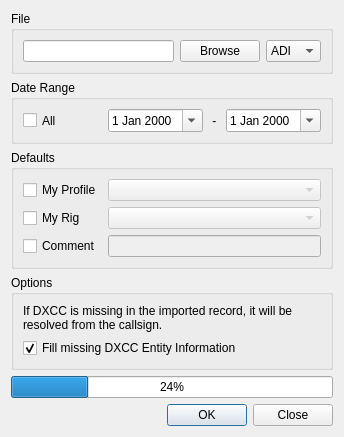
<?xml version="1.0" encoding="UTF-8"?>
<ui version="4.0">
 <class>ImportDialog</class>
 <widget class="QDialog" name="ImportDialog">
  <property name="windowTitle">
   <string>Import</string>
  </property>
  <property name="modal">
   <bool>true</bool>
  </property>
  <layout class="QVBoxLayout" name="verticalLayout_2">
   <item>
    <widget class="QGroupBox" name="groupBox_3">
     <property name="title">
      <string>File</string>
     </property>
     <layout class="QGridLayout" name="gridLayout_4">
      <item row="0" column="2">
       <widget class="QComboBox" name="typeSelect">
        <property name="sizePolicy">
         <sizepolicy hsizetype="Maximum" vsizetype="Fixed">
          <horstretch>0</horstretch>
          <verstretch>0</verstretch>
         </sizepolicy>
        </property>
        <item>
         <property name="text">
          <string notr="true">ADI</string>
         </property>
        </item>
        <item>
         <property name="text">
          <string>ADX</string>
         </property>
        </item>
       </widget>
      </item>
      <item row="0" column="0">
       <widget class="QLineEdit" name="fileEdit">
        <property name="focusPolicy">
         <enum>Qt::ClickFocus</enum>
        </property>
        <property name="readOnly">
         <bool>true</bool>
        </property>
       </widget>
      </item>
      <item row="0" column="1">
       <widget class="QPushButton" name="browseButton">
        <property name="text">
         <string>Browse</string>
        </property>
        <property name="icon">
         <iconset theme="folder-open">
          <normaloff>.</normaloff>.</iconset>
        </property>
       </widget>
      </item>
     </layout>
    </widget>
   </item>
   <item>
    <widget class="QGroupBox" name="groupBox">
     <property name="toolTip">
      <string/>
     </property>
     <property name="title">
      <string>Date Range</string>
     </property>
     <layout class="QHBoxLayout" name="horizontalLayout_2">
      <item>
       <widget class="QCheckBox" name="allCheckBox">
        <property name="sizePolicy">
         <sizepolicy hsizetype="Minimum" vsizetype="Expanding">
          <horstretch>0</horstretch>
          <verstretch>0</verstretch>
         </sizepolicy>
        </property>
        <property name="toolTip">
         <string>Import all or only QSOs from the given period</string>
        </property>
        <property name="text">
         <string>All</string>
        </property>
       </widget>
      </item>
      <item>
       <spacer name="horizontalSpacer">
        <property name="orientation">
         <enum>Qt::Horizontal</enum>
        </property>
        <property name="sizeHint" stdset="0">
         <size>
          <width>40</width>
          <height>20</height>
         </size>
        </property>
       </spacer>
      </item>
      <item>
       <widget class="QDateEdit" name="startDateEdit">
        <property name="sizePolicy">
         <sizepolicy hsizetype="Maximum" vsizetype="Fixed">
          <horstretch>0</horstretch>
          <verstretch>0</verstretch>
         </sizepolicy>
        </property>
        <property name="focusPolicy">
         <enum>Qt::ClickFocus</enum>
        </property>
        <property name="calendarPopup">
         <bool>true</bool>
        </property>
       </widget>
      </item>
      <item>
       <widget class="QLabel" name="endDateLabel">
        <property name="text">
         <string notr="true"> - </string>
        </property>
       </widget>
      </item>
      <item>
       <widget class="QDateEdit" name="endDateEdit">
        <property name="sizePolicy">
         <sizepolicy hsizetype="Maximum" vsizetype="Fixed">
          <horstretch>0</horstretch>
          <verstretch>0</verstretch>
         </sizepolicy>
        </property>
        <property name="focusPolicy">
         <enum>Qt::ClickFocus</enum>
        </property>
        <property name="calendarPopup">
         <bool>true</bool>
        </property>
       </widget>
      </item>
     </layout>
    </widget>
   </item>
   <item>
    <widget class="QGroupBox" name="groupBox_2">
     <property name="toolTip">
      <string>The value is used when an input record does not contain the ADIF value</string>
     </property>
     <property name="title">
      <string>Defaults</string>
     </property>
     <layout class="QFormLayout" name="formLayout">
      <item row="0" column="0">
       <widget class="QCheckBox" name="profileCheckBox">
        <property name="sizePolicy">
         <sizepolicy hsizetype="Minimum" vsizetype="Expanding">
          <horstretch>0</horstretch>
          <verstretch>0</verstretch>
         </sizepolicy>
        </property>
        <property name="text">
         <string>My Profile</string>
        </property>
        <property name="checked">
         <bool>false</bool>
        </property>
       </widget>
      </item>
      <item row="1" column="0">
       <widget class="QCheckBox" name="rigCheckBox">
        <property name="sizePolicy">
         <sizepolicy hsizetype="Minimum" vsizetype="Expanding">
          <horstretch>0</horstretch>
          <verstretch>0</verstretch>
         </sizepolicy>
        </property>
        <property name="text">
         <string>My Rig</string>
        </property>
       </widget>
      </item>
      <item row="1" column="1">
       <widget class="QComboBox" name="rigSelect">
        <property name="enabled">
         <bool>false</bool>
        </property>
        <property name="sizePolicy">
         <sizepolicy hsizetype="Expanding" vsizetype="Fixed">
          <horstretch>0</horstretch>
          <verstretch>0</verstretch>
         </sizepolicy>
        </property>
        <property name="toolTip">
         <string/>
        </property>
       </widget>
      </item>
      <item row="2" column="0">
       <widget class="QCheckBox" name="commentCheckBox">
        <property name="sizePolicy">
         <sizepolicy hsizetype="Minimum" vsizetype="Expanding">
          <horstretch>0</horstretch>
          <verstretch>0</verstretch>
         </sizepolicy>
        </property>
        <property name="text">
         <string>Comment</string>
        </property>
       </widget>
      </item>
      <item row="2" column="1">
       <widget class="QLineEdit" name="commentEdit">
        <property name="enabled">
         <bool>false</bool>
        </property>
        <property name="sizePolicy">
         <sizepolicy hsizetype="Expanding" vsizetype="Fixed">
          <horstretch>0</horstretch>
          <verstretch>0</verstretch>
         </sizepolicy>
        </property>
        <property name="toolTip">
         <string/>
        </property>
       </widget>
      </item>
      <item row="0" column="1">
       <widget class="QComboBox" name="profileSelect">
        <property name="enabled">
         <bool>false</bool>
        </property>
       </widget>
      </item>
     </layout>
    </widget>
   </item>
   <item>
    <widget class="QGroupBox" name="optionBox">
     <property name="enabled">
      <bool>true</bool>
     </property>
     <property name="title">
      <string>Options</string>
     </property>
     <layout class="QVBoxLayout" name="verticalLayout">
      <item>
       <widget class="QLabel" name="label">
        <property name="text">
         <string>If DXCC is missing in the imported record, it will be resolved from the callsign.</string>
        </property>
        <property name="wordWrap">
         <bool>true</bool>
        </property>
       </widget>
      </item>
      <item>
       <widget class="QCheckBox" name="fillMissingDxccCheckBox">
        <property name="text">
         <string>Fill missing DXCC Entity Information</string>
        </property>
        <property name="checked">
         <bool>true</bool>
        </property>
       </widget>
      </item>
     </layout>
    </widget>
   </item>
   <item>
    <widget class="QProgressBar" name="progressBar">
     <property name="value">
      <number>24</number>
     </property>
    </widget>
   </item>
   <item>
    <layout class="QHBoxLayout" name="horizontalLayout">
     <item>
      <widget class="QDialogButtonBox" name="buttonBox">
       <property name="standardButtons">
        <set>QDialogButtonBox::Close|QDialogButtonBox::Ok</set>
       </property>
       <property name="centerButtons">
        <bool>false</bool>
       </property>
      </widget>
     </item>
    </layout>
   </item>
  </layout>
 </widget>
 <tabstops>
  <tabstop>browseButton</tabstop>
  <tabstop>typeSelect</tabstop>
  <tabstop>allCheckBox</tabstop>
  <tabstop>profileCheckBox</tabstop>
  <tabstop>profileSelect</tabstop>
  <tabstop>rigCheckBox</tabstop>
  <tabstop>rigSelect</tabstop>
  <tabstop>commentCheckBox</tabstop>
  <tabstop>commentEdit</tabstop>
  <tabstop>fillMissingDxccCheckBox</tabstop>
 </tabstops>
 <resources/>
 <connections>
  <connection>
   <sender>buttonBox</sender>
   <signal>accepted()</signal>
   <receiver>ImportDialog</receiver>
   <slot>runImport()</slot>
   <hints>
    <hint type="sourcelabel">
     <x>248</x>
     <y>254</y>
    </hint>
    <hint type="destinationlabel">
     <x>157</x>
     <y>274</y>
    </hint>
   </hints>
  </connection>
  <connection>
   <sender>buttonBox</sender>
   <signal>rejected()</signal>
   <receiver>ImportDialog</receiver>
   <slot>reject()</slot>
   <hints>
    <hint type="sourcelabel">
     <x>316</x>
     <y>260</y>
    </hint>
    <hint type="destinationlabel">
     <x>286</x>
     <y>274</y>
    </hint>
   </hints>
  </connection>
  <connection>
   <sender>allCheckBox</sender>
   <signal>stateChanged(int)</signal>
   <receiver>ImportDialog</receiver>
   <slot>toggleAll()</slot>
   <hints>
    <hint type="sourcelabel">
     <x>106</x>
     <y>125</y>
    </hint>
    <hint type="destinationlabel">
     <x>155</x>
     <y>102</y>
    </hint>
   </hints>
  </connection>
  <connection>
   <sender>browseButton</sender>
   <signal>clicked()</signal>
   <receiver>ImportDialog</receiver>
   <slot>browse()</slot>
   <hints>
    <hint type="sourcelabel">
     <x>216</x>
     <y>21</y>
    </hint>
    <hint type="destinationlabel">
     <x>155</x>
     <y>102</y>
    </hint>
   </hints>
  </connection>
  <connection>
   <sender>profileCheckBox</sender>
   <signal>stateChanged(int)</signal>
   <receiver>ImportDialog</receiver>
   <slot>toggleMyProfile()</slot>
   <hints>
    <hint type="sourcelabel">
     <x>59</x>
     <y>303</y>
    </hint>
    <hint type="destinationlabel">
     <x>239</x>
     <y>279</y>
    </hint>
   </hints>
  </connection>
  <connection>
   <sender>rigSelect</sender>
   <signal>currentTextChanged(QString)</signal>
   <receiver>ImportDialog</receiver>
   <slot>rigProfileTextChanged(QString)</slot>
   <hints>
    <hint type="sourcelabel">
     <x>256</x>
     <y>235</y>
    </hint>
    <hint type="destinationlabel">
     <x>206</x>
     <y>218</y>
    </hint>
   </hints>
  </connection>
  <connection>
   <sender>rigCheckBox</sender>
   <signal>stateChanged(int)</signal>
   <receiver>ImportDialog</receiver>
   <slot>toggleMyRig()</slot>
   <hints>
    <hint type="sourcelabel">
     <x>56</x>
     <y>341</y>
    </hint>
    <hint type="destinationlabel">
     <x>239</x>
     <y>279</y>
    </hint>
   </hints>
  </connection>
  <connection>
   <sender>profileSelect</sender>
   <signal>currentTextChanged(QString)</signal>
   <receiver>ImportDialog</receiver>
   <slot>stationProfileTextChanged(QString)</slot>
   <hints>
    <hint type="sourcelabel">
     <x>256</x>
     <y>204</y>
    </hint>
    <hint type="destinationlabel">
     <x>206</x>
     <y>218</y>
    </hint>
   </hints>
  </connection>
  <connection>
   <sender>commentCheckBox</sender>
   <signal>stateChanged(int)</signal>
   <receiver>ImportDialog</receiver>
   <slot>toggleComment()</slot>
   <hints>
    <hint type="sourcelabel">
     <x>66</x>
     <y>379</y>
    </hint>
    <hint type="destinationlabel">
     <x>239</x>
     <y>279</y>
    </hint>
   </hints>
  </connection>
  <connection>
   <sender>commentEdit</sender>
   <signal>textChanged(QString)</signal>
   <receiver>ImportDialog</receiver>
   <slot>commentChanged(QString)</slot>
   <hints>
    <hint type="sourcelabel">
     <x>265</x>
     <y>266</y>
    </hint>
    <hint type="destinationlabel">
     <x>214</x>
     <y>218</y>
    </hint>
   </hints>
  </connection>
 </connections>
 <slots>
  <slot>browse()</slot>
  <slot>toggleAll()</slot>
  <slot>runImport()</slot>
  <slot>toggleMyProfile()</slot>
  <slot>toggleMyRig()</slot>
  <slot>toggleComment()</slot>
  <slot>adjustLocatorTextColor()</slot>
  <slot>stationProfileTextChanged(QString)</slot>
  <slot>rigProfileTextChanged(QString)</slot>
  <slot>commentChanged(QString)</slot>
 </slots>
</ui>
